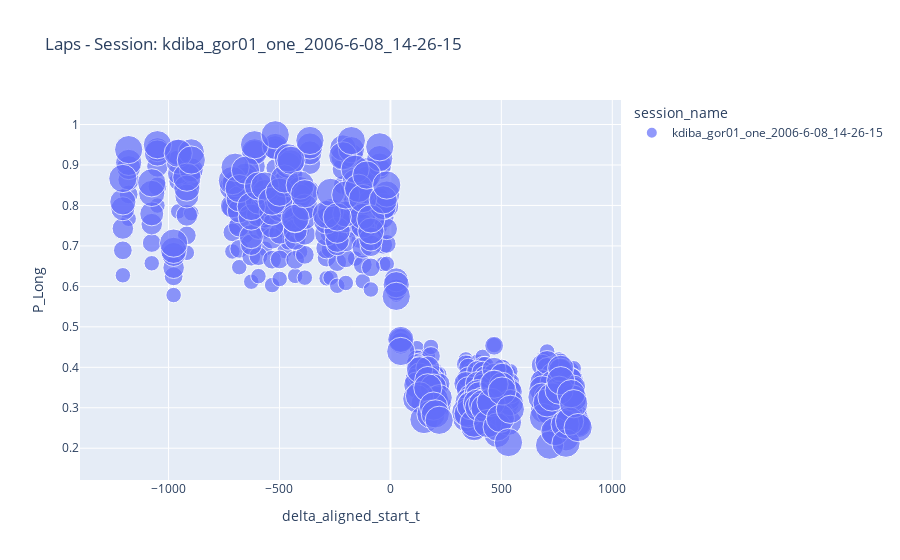
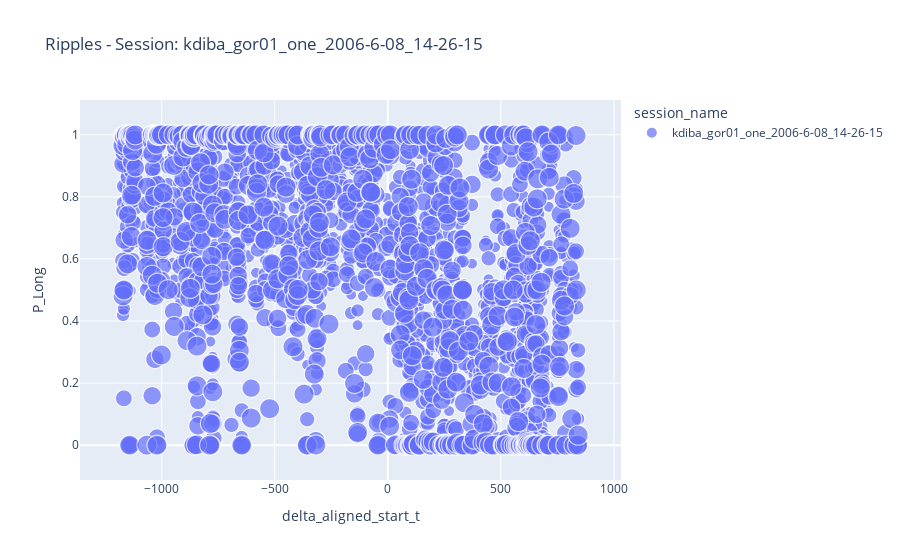

These figures' notebook cell, in order:
### Code cell
# Example usage:
all_session_figures = plot_across_sessions_results(collected_outputs_directory, concatenated_laps_df=all_sessions_laps_df, concatenated_ripple_df=all_sessions_ripple_df, save_figures=True)

# Show figures for all sessions
for fig_laps, fig_ripples in all_session_figures:
    fig_laps.show()
    fig_ripples.show()

    fig_laps.write_html("../output/2024-01-23_AcrossSession_fig_laps.html")
    fig_ripples.write_html("../output/2024-01-23_AcrossSession_fig_ripples.html")

### Figure 1 — Plotly figure (JSON) as saved in the notebook; plotly's stock layout.template omitted (floating-point values rounded to 4 significant figures; data arrays with more than 128 entries replaced by an {"elided": "..."} marker saying what was removed)
{"data": [{"hovertemplate": "session_name=kdiba_gor01_one_2006-6-08_14-26-15<br>delta_aligned_start_t=%{x}<br>P_Long=%{y}<br>time_bin_size=%{marker.size}<extra></extra>", "legendgroup": "kdiba_gor01_one_2006-6-08_14-26-15", "marker": {"color": "#636efa", "size": {"elided": "480 float values"}, "sizemode": "area", "sizeref": 0.00025, "symbol": "circle"}, "mode": "markers", "name": "kdiba_gor01_one_2006-6-08_14-26-15", "orientation": "v", "showlegend": true, "type": "scatter", "x": {"elided": "480 float values"}, "xaxis": "x", "y": {"elided": "480 float values"}, "yaxis": "y"}], "layout": {"legend": {"itemsizing": "constant", "title": {"text": "session_name"}, "tracegroupgap": 0}, "title": {"text": "Laps - Session: kdiba_gor01_one_2006-6-08_14-26-15"}, "xaxis": {"anchor": "y", "domain": [0, 1], "title": {"text": "delta_aligned_start_t"}}, "yaxis": {"anchor": "x", "domain": [0, 1], "title": {"text": "P_Long"}}}}

### Figure 2 — Plotly figure (JSON) as saved in the notebook; plotly's stock layout.template omitted (floating-point values rounded to 4 significant figures; data arrays with more than 128 entries replaced by an {"elided": "..."} marker saying what was removed)
{"data": [{"hovertemplate": "session_name=kdiba_gor01_one_2006-6-08_14-26-15<br>delta_aligned_start_t=%{x}<br>P_Long=%{y}<br>time_bin_size=%{marker.size}<extra></extra>", "legendgroup": "kdiba_gor01_one_2006-6-08_14-26-15", "marker": {"color": "#636efa", "size": {"elided": "2640 float values"}, "sizemode": "area", "sizeref": 0.00025, "symbol": "circle"}, "mode": "markers", "name": "kdiba_gor01_one_2006-6-08_14-26-15", "showlegend": true, "type": "scattergl", "x": {"elided": "2640 float values"}, "xaxis": "x", "y": {"elided": "2640 float values"}, "yaxis": "y"}], "layout": {"legend": {"itemsizing": "constant", "title": {"text": "session_name"}, "tracegroupgap": 0}, "title": {"text": "Ripples - Session: kdiba_gor01_one_2006-6-08_14-26-15"}, "xaxis": {"anchor": "y", "domain": [0, 1], "title": {"text": "delta_aligned_start_t"}}, "yaxis": {"anchor": "x", "domain": [0, 1], "title": {"text": "P_Long"}}}}
